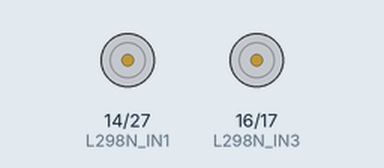
Bench run of a sketch on a simulated ESP32. Parts: motor-driver pin pairs drawn as motors (green arrow = first pin HIGH = forward, orange = second pin HIGH = backward, longer = more drive, scaled by the enable pin). What the sketch prints to the serial monitor is not drawn.

Above: at 0.1 s.
At 3.3 s:
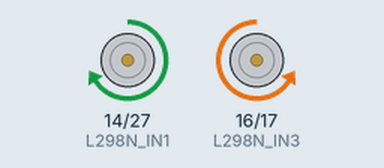
At 18.8 s:
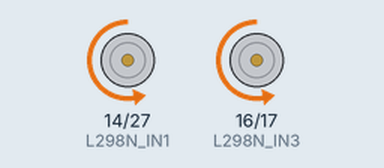
At 36.3 s:
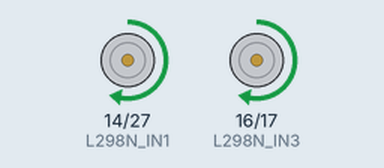
Timing chart, 0 to 49.3 s (numbered marks = the images above):
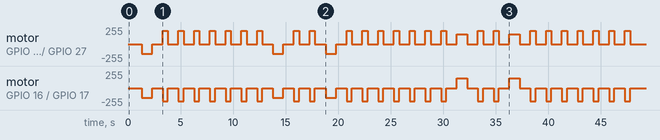

The sketch:

06AStarSelfDriving3.ino
```cpp
#include <Arduino.h>
//★★★車頭初始向上
char CAR_INIT_DIRECT = 'U';

// 定義地圖大小
const int numRows = 5;
const int numCols = 8;

//儲存座標結果
String pathXY[numRows * numCols];
//int pathXYCount = 0;

//儲存地圖方向結果URDL
char pathMapDirect[numRows * numCols];
char MAP_DIRECT[4] = {'U', 'R', 'D', 'L'};
int pathCount = 0;

//儲存車子(順時針)轉動角度
int pathCarDegree[numRows * numCols];

//儲存車子移動方向
char* pathCarMove[numRows * numCols];
char* CAR_MOVE[4] = {"F,", "R,F,", "R,R,F,", "L,F,"};
//char* CAR_MOVE[4] = {"F", "RF", "RRF", "LF"};

//===========小車Start===========
//L298N腳位
#define L298N_IN1 14
#define L298N_IN2 27
#define L298N_IN3 16
#define L298N_IN4 17
#define L298N_ENA 13//PWM
#define L298N_ENB 15//PWM

//ESP32設定PWM Channel
const int ENA_CHL = 0;
const int ENB_CHL = 1;

//轉速(80~255)
const int FSpeed = 200;
const int BSpeed = 200;
const int RSpeed = 150;
const int LSpeed = 150;

//轉動時間(毫秒)
const int FTimer = 500;
const int BTimer = 500;
const int RTimer = 1000;
const int LTimer = 1000;
const int STimer = 1000;

void forward() {
  digitalWrite(L298N_IN1, HIGH);
  digitalWrite(L298N_IN2, LOW);
  ledcWrite(ENA_CHL, FSpeed);

  digitalWrite(L298N_IN3, LOW);
  digitalWrite(L298N_IN4, HIGH);
  ledcWrite(ENB_CHL, FSpeed);

  delay(FTimer);
}

void backward() {
  digitalWrite(L298N_IN1, LOW);
  digitalWrite(L298N_IN2, HIGH);
  ledcWrite(ENA_CHL, BSpeed);

  digitalWrite(L298N_IN3, HIGH);
  digitalWrite(L298N_IN4, LOW);
  ledcWrite(ENB_CHL, BSpeed);

  delay(BTimer);
}

void turnRight() {
  digitalWrite(L298N_IN1, LOW);
  digitalWrite(L298N_IN2, HIGH);
  ledcWrite(ENA_CHL, LSpeed);

  digitalWrite(L298N_IN3, LOW);
  digitalWrite(L298N_IN4, HIGH);
  ledcWrite(ENB_CHL, LSpeed);

  delay(RTimer);
}

void turnLeft() {
  digitalWrite(L298N_IN1, HIGH);
  digitalWrite(L298N_IN2, LOW);
  ledcWrite(ENA_CHL, RSpeed);

  digitalWrite(L298N_IN3, HIGH);
  digitalWrite(L298N_IN4, LOW);
  ledcWrite(ENB_CHL, RSpeed);

  delay(LTimer);
}

void stopCar() {
  digitalWrite(L298N_IN1, LOW);
  digitalWrite(L298N_IN2, LOW);
  ledcWrite(ENA_CHL, FSpeed);

  digitalWrite(L298N_IN3, LOW);
  digitalWrite(L298N_IN4, LOW);
  ledcWrite(ENB_CHL, BSpeed);

  delay(STimer);
}

void goCar(){
  //1.先將移動指令轉成字串
  String stringPathCarMotor = "";
  for (int i = 0 ;i  < pathCount; i++) {
    stringPathCarMotor += pathCarMove[i];
  }

  //2.字串轉成陣列
  //使用 strtok() 函数分割字符串
  int cacheLength = 200;//太小會裝不下
  String pathCarMotor[cacheLength];
  char *token = strtok((char *)stringPathCarMotor.c_str(), ",");
  int tokenLen = 0;
  //字串轉成陣列
  while (token != NULL && tokenLen < cacheLength) {
    pathCarMotor[tokenLen] = token;
    token = strtok(NULL, ",");
    tokenLen++;
  }

  //3.開始移動車子
  for (int i = 0 ; i < tokenLen ; i++)
  {
    if(pathCarMotor[i]=="F"){
      forward();
      stopCar();
      Serial.print("前,");
    }else if(pathCarMotor[i]=="R"){
      turnRight();
      stopCar();
      Serial.print("右轉,");
    }else if(pathCarMotor[i]=="L"){
      turnLeft();
      stopCar();
      Serial.print("左轉,");
    }
  }

}

//===========小車End===========

// 表示地圖上的節點的類別
class Node {
  public:
    int row;
    int col;
    int f; // f = g + h，表示節點的總代價
    int g; // 從起點到當前節點的實際代價
    int h; // 從當前節點到目標節點的估算代價
    Node* parent;

    Node(int r, int c) : row(r), col(c), f(0), g(0), h(0), parent(nullptr) {}

    // 計算當前節點到目標節點的估算代價（這裡使用曼哈頓距離）
    void calculateH(int targetRow, int targetCol) {
      h = abs(targetRow - row) + abs(targetCol - col);
    }
};

// A*算法
bool aStar(int grid[numRows][numCols], int startRow, int startCol, int endRow, int endCol) {
  Node* openList[numRows * numCols];
  Node* closedList[numRows * numCols];
  int openListCount = 0;
  int closedListCount = 0;

  Node* startNode = new Node(startRow, startCol);
  Node* endNode = new Node(endRow, endCol);

  startNode->calculateH(endRow, endCol);
  startNode->f = startNode->g + startNode->h;

  openList[openListCount++] = startNode;

  while (openListCount > 0) {
    // 找到f值最小的節點
    int minFIndex = 0;
    for (int i = 1; i < openListCount; i++) {
      if (openList[i]->f < openList[minFIndex]->f) {
        minFIndex = i;
      }
    }

    Node* currentNode = openList[minFIndex];

    // 將當前節點移到關閉列表
    for (int i = minFIndex; i < openListCount - 1; i++) {
      openList[i] = openList[i + 1];
    }
    openListCount--;
    closedList[closedListCount++] = currentNode;

    // 如果當前節點是目標節點，找到路徑並返回
    if (currentNode->row == endRow && currentNode->col == endCol) {
      Node* current = currentNode;
      while (current->parent != nullptr) {
        //Serial.print("[" + String(current->row) + "," + String(current->col) + "] ");
        pathXY[pathCount] = "(" + String(current->row) + "," + String(current->col) + ")";

        int deltaX = current->col - current->parent->col;
        int deltaY = current->row - current->parent->row;

        if (deltaX == 1) {
          //Serial.print("右");
          pathMapDirect[pathCount++] = 'R';
        } else if (deltaX == -1) {
          //Serial.print("左");
          pathMapDirect[pathCount++] = 'L';
        } else if (deltaY == 1) {
          //Serial.print("下");
          pathMapDirect[pathCount++] = 'D';
        } else if (deltaY == -1) {
          //Serial.print("上");
          pathMapDirect[pathCount++] = 'U';
        }

        current = current->parent;
      }

      return true;
    }

    // 獲取當前節點的相鄰節點
    int neighbors[4][2] = {{ -1, 0}, {1, 0}, {0, -1}, {0, 1}};

    for (int i = 0; i < 4; i++) {
      int newRow = currentNode->row + neighbors[i][0];
      int newCol = currentNode->col + neighbors[i][1];

      // 檢查新節點是否在地圖範圍內
      if (newRow >= 0 && newRow < numRows && newCol >= 0 && newCol < numCols) {
        // 檢查新節點是否是障礙物
        if (grid[newRow][newCol] == 0) {
          continue;
        }

        Node* neighbor = new Node(newRow, newCol);
        neighbor->calculateH(endRow, endCol);
        neighbor->g = currentNode->g + 1; // 假設每個步驟的代價都是1
        neighbor->f = neighbor->g + neighbor->h;
        neighbor->parent = currentNode;

        // 檢查新節點是否在關閉列表中
        bool inClosedList = false;
        for (int j = 0; j < closedListCount; j++) {
          if (closedList[j]->row == neighbor->row && closedList[j]->col == neighbor->col) {
            inClosedList = true;
            break;
          }
        }

        if (inClosedList) {
          delete neighbor;
          continue;
        }

        // 檢查新節點是否已經在開放列表中
        bool inOpenList = false;
        for (int j = 0; j < openListCount; j++) {
          if (openList[j]->row == neighbor->row && openList[j]->col == neighbor->col) {
            inOpenList = true;
            if (neighbor->g < openList[j]->g) {
              openList[j]->g = neighbor->g;
              openList[j]->f = neighbor->f;
              openList[j]->parent = neighbor->parent;
            }
            delete neighbor;
            break;
          }
        }

        if (!inOpenList) {
          openList[openListCount++] = neighbor;
        }
      }
    }
  }

  // 如果開放列表為空，表示沒有找到路徑
  return false;
}

int mapDirectToCarDegree(char firstDirect, char NextDirect) {
  int firstIndex = mapDirectToIndex(firstDirect);
  int NextIndex = mapDirectToIndex(NextDirect);
  if (NextIndex < firstIndex) {
    NextIndex += 4;
  };
  int degree = (NextIndex - firstIndex) * 90;
  return degree;
}

int mapDirectToIndex(char direct) {
  for (int i = 0; i < 4; i++) {
    if (MAP_DIRECT[i] == direct) {
      return i;
    };
  }
  return 0;
}

char* carDegreeToMove(int degree) {
  int index = degree / 90;
  return CAR_MOVE[index];
}

void reverseCharArray(char arr[], int length) {
  int start = 0;
  int end = length - 1;

  while (start < end) {
    // 交換陣列中的元素
    char temp = arr[start];
    arr[start] = arr[end];
    arr[end] = temp;

    // 移動指標以繼續反轉
    start++;
    end--;
  }
}

void reverseStringArray(String arr[], int length) {
  int start = 0;
  int end = length - 1;

  while (start < end) {
    // 交換陣列中的元素
    String temp = arr[start];
    arr[start] = arr[end];
    arr[end] = temp;

    // 移動指標以繼續反轉
    start++;
    end--;
  }
}

void setup() {
  Serial.begin(9600);

  //小車初始化START
  pinMode(L298N_IN1, OUTPUT);
  pinMode(L298N_IN2, OUTPUT);
  pinMode(L298N_IN3, OUTPUT);
  pinMode(L298N_IN4, OUTPUT);
  pinMode(L298N_ENA, OUTPUT);
  pinMode(L298N_ENB, OUTPUT);

  digitalWrite(L298N_IN1, LOW);
  digitalWrite(L298N_IN2, LOW);
  digitalWrite(L298N_IN3, LOW);
  digitalWrite(L298N_IN4, LOW);
  digitalWrite(L298N_ENA, LOW);
  digitalWrite(L298N_ENB, LOW);

  //PWM設定
  ledcSetup(ENA_CHL, 1000, 8);//channel,frequence,resolution(8表示0~255)
  ledcAttachPin(L298N_ENA, ENA_CHL);
  ledcSetup(ENB_CHL, 1000, 8);
  ledcAttachPin(L298N_ENB, ENB_CHL);

  stopCar();
  //小車初始化END

  // 地圖表示，0表示障礙物，1表示可通行
  int grid[numRows][numCols] = {
    {1, 1, 1, 1, 1, 1, 1, 1},
    {0, 0, 0, 0, 0, 0, 0, 1},
    {1, 1, 1, 1, 1, 1, 1, 1},
    {1, 0, 0, 0, 0, 0, 0, 0},
    {1, 1, 1, 1, 1, 1, 1, 1}
  };

  int startRow = 0;
  int startCol = 0;
  int endRow = 4;// 更新endRow和endCol到所需的終點位置
  int endCol = 7;

  if (aStar(grid, startRow, startCol, endRow, endCol)) {
    Serial.println("找到路徑!");
    //座標起點
    pathXY[pathCount] = "(" + String(startRow) + "," + String(startCol) + ")";
    //車頭初始方向
    pathMapDirect[pathCount] = CAR_INIT_DIRECT;
    //座標轉換成車子移動指令
    convertXyToCarMove();
    //印出結果
    printAStarResult();
  //開始移動實際車子
  goCar();
  } else {
    Serial.println("未找到路徑.");
  }

}

void convertXyToCarMove() {
  //反轉陣列(原本A*輸出結果相反)
  reverseStringArray(pathXY, pathCount+1);
  reverseCharArray(pathMapDirect, pathCount + 1);

  //將地圖方向URDL轉成順時針角度90°,180°,270°
  for (int i = 0; i < pathCount + 1; i++) {
    pathCarDegree[i] = mapDirectToCarDegree(pathMapDirect[i], pathMapDirect[i + 1]);
  }

  //將角度轉換成車子移動F,RF,RRF,LF
  for (int i = 0 ;i  < pathCount; i++) {
    pathCarMove[i] = carDegreeToMove(pathCarDegree[i]);
  }

}

void printAStarResult() {
  //印出地圖座標
  for (int i = 0; i < pathCount+1; i++) {
    Serial.print(pathXY[i]);
    Serial.print(',');
  }
  Serial.println("");

  //印出地圖上下左右方向
  for (int i = 0; i < pathCount + 1; i++) {
    Serial.print(pathMapDirect[i]);
    Serial.print(',');
  }
  Serial.println("");

  //印出角度
  for (int i = 0; i  < pathCount; i++) {
    Serial.print(pathCarDegree[i]);
    Serial.print(',');
  }
  Serial.println("");

  //印出車子移動指令
  for (int i = 0 ;i  < pathCount; i++) {
    Serial.print(pathCarMove[i]);
    //Serial.print(',');
  }
  Serial.println("");

}

void loop() {
  // 程序主循環
}
```
